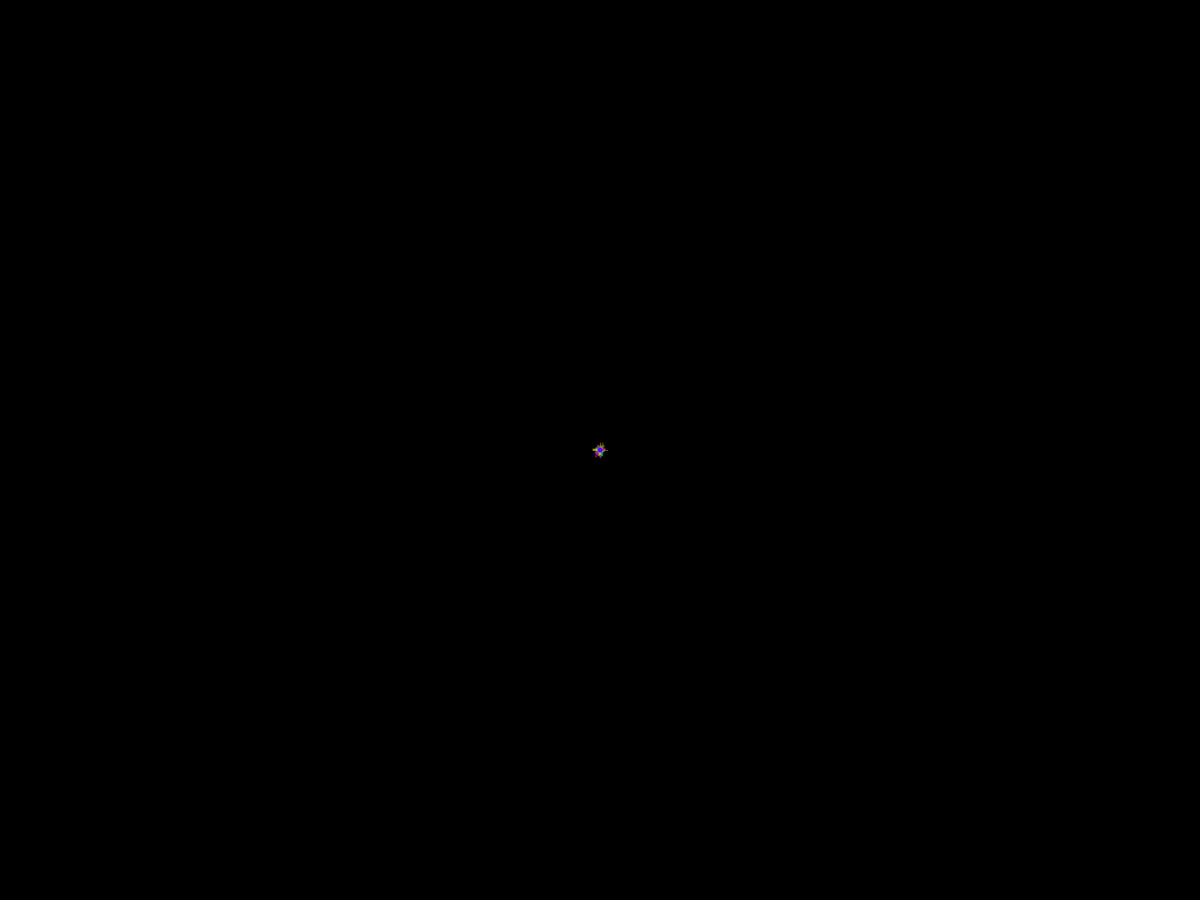
Frame 1 (no input)
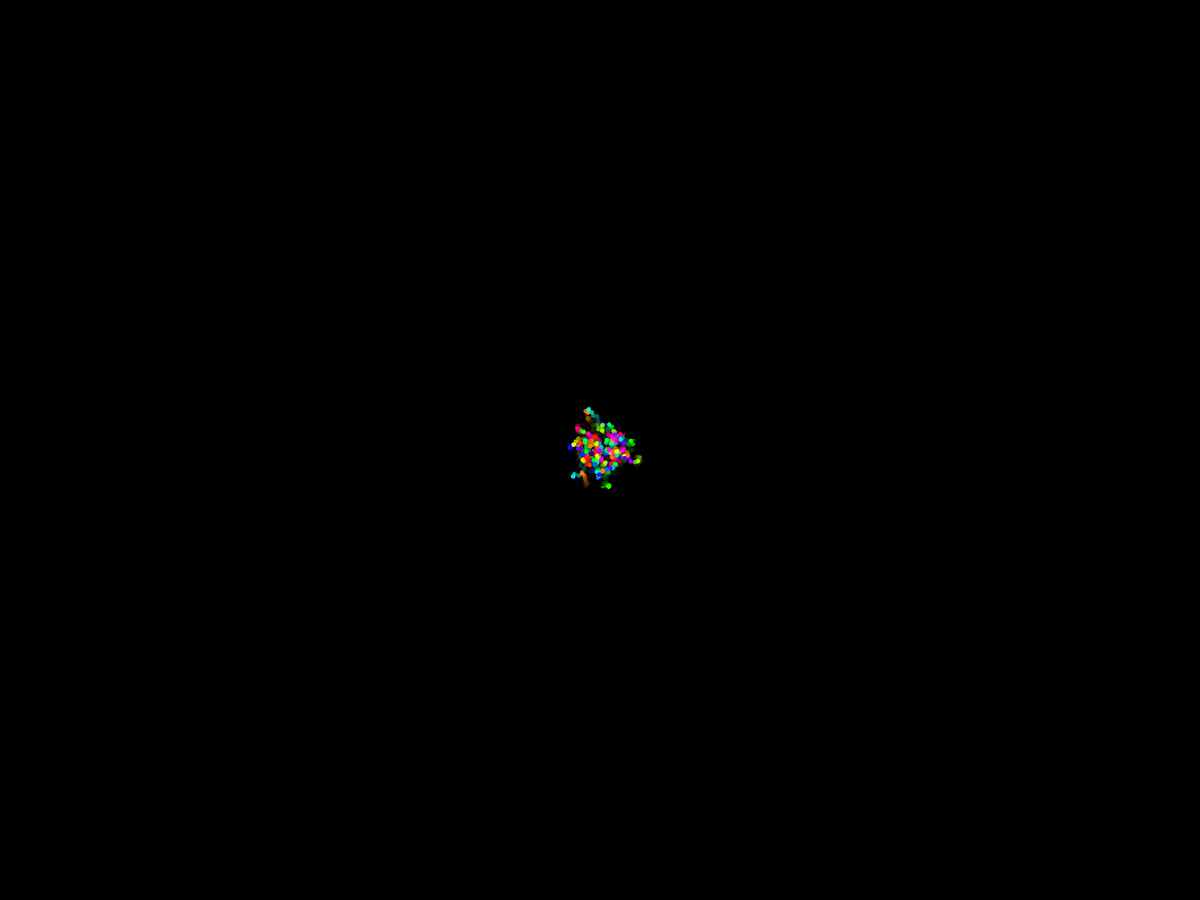
Frame 60 (the mouse pressed at the canvas centre just before this capture)
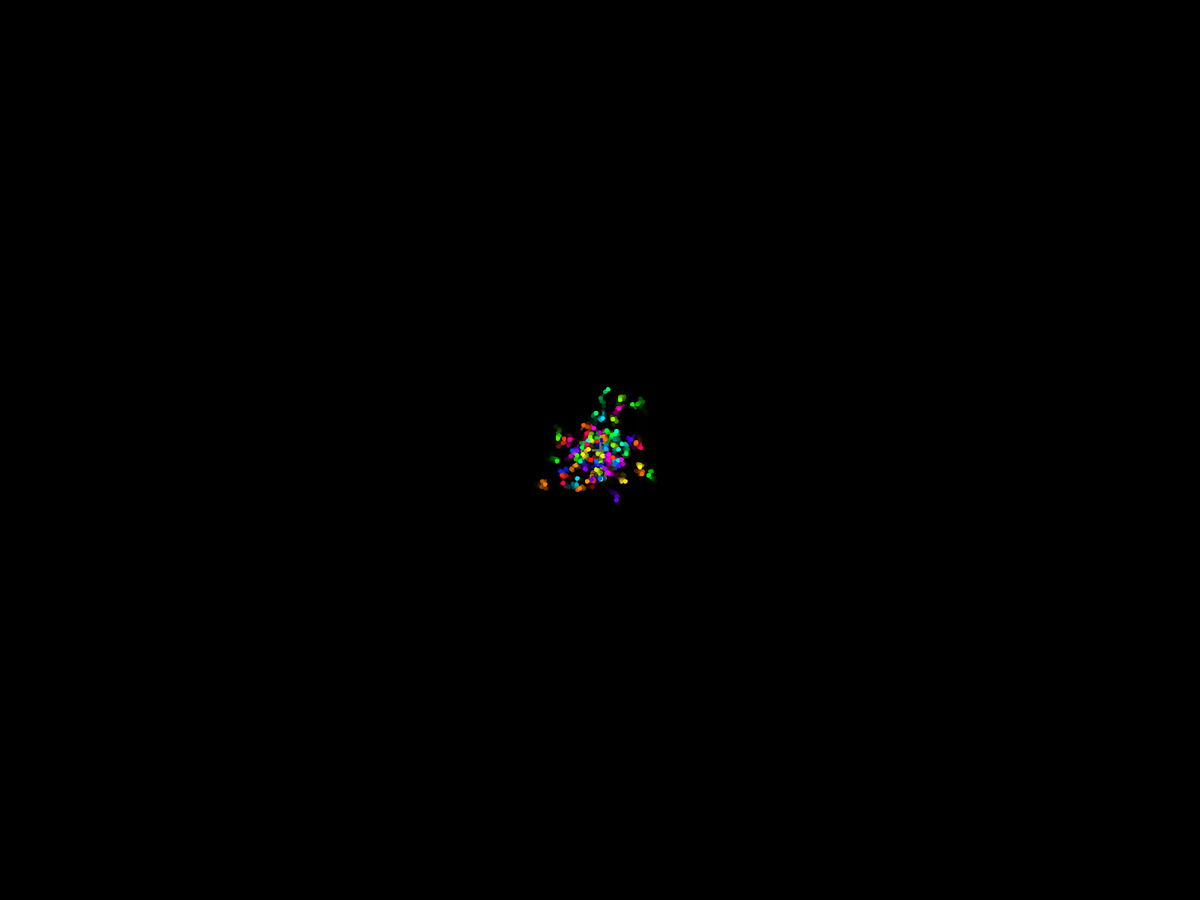
Frame 120 (the mouse held since frame 60 and released just before this capture)

The Processing sketch that drew these frames (run headless with seeded random() and noise(); from frame 60 on, the mouse is pressed at the canvas centre):

// Processing sketch: bees_pde
// ── bees_pde.pde
int N = 80;
BM[] brownians = new BM[N];
int count = 0;
int frame_count = 0;
float lambda = 1;
float tau = 60 * exponential_quantile(random(1), lambda);

void setup() {
  //size(1800, 1000);
  fullScreen();
  background(0);
  colorMode(HSB, 360, 100, 100, 100);
  nobs(N);
}

void draw() {
  // Cross at centre for reference
  stroke(200);
  fill(200);
  line(width/2, height/2 - 10, width/2, height/2 + 10);
  line(width/2 - 10, height/2, width/2 + 10, height/2);
  
  stroke(0);
  fill(0, 27);
  rect(0, 0, width, height);

  for (int i = 0; i < count; i++) {
    brownians[i].display();
    brownians[i].propagate_display();
  }
  
  // After an exponential amount of time, delete the furthest straying BM and respawn it at another random one 
  frame_count++;
  if (frame_count > tau) {
    frame_count = 0;
    tau = 60 * exponential_quantile(random(1), lambda);
    respawn(brownians);
  }
}

// Number Of Brownians to be spawned
void nobs(int n) {
  for (int j = 0; j < n; j++) {
    brownians[count] = new BM(width/2, height/2);
    count++;
    if (count >= 3000) {
      count -= 3000;
    }
  }
}

// Squared distance to origin
// (Square rooting is not needed here and would just slow the program down)
float d_2(float x, float y) {
  return sq(x - width/2) + sq(y - height/2);
}

// Respawn the furthest BM at a (uniformly) random other BM
void respawn(BM[] b) {
  // Find furthest bee
  int ind = 0;
  float d_2_ind = d_2(b[0].x, b[0].y);
  for (int i = 1; i < N; i++) {
    if (d_2(b[i].x, b[i].y) > d_2_ind) {
      ind = i;
      d_2_ind = d_2(b[i].x, b[i].y);
    }
  int potential_index = int(random(N));
  while (potential_index == ind) {
    potential_index = int(random(N));
  }
  b[ind].x = b[potential_index].x;
  b[ind].y = b[potential_index].y;
  }
}

// Inverse CDF of Exp(lambda) for sampling
float exponential_quantile(float p, float lambda) {
  return -log(1 - p) / lambda;
}

// For testing
void mousePressed() {
  respawn(brownians);
}

// ── bm.pde
class BM {
  float x;
  float y;
  float hue = random(0, 360);

  BM(float tempx, float tempy) {
    x = tempx;
    y = tempy;
  }

  void display() {
    fill(hue, 100, 100, 100);
    stroke(hue, 100, 100, 100);
    ellipse(x, y, 3, 3);
  }

  void propagate_display() {
    float xp = x;
    float yp = y;
    x += 3 * randomGaussian();
    y += 3 * randomGaussian();
    fill(hue, 100, 100, 50);
    stroke(hue, 100, 100, 50);
    strokeWeight(3);
    line(xp, yp, x, y);
  }
}
